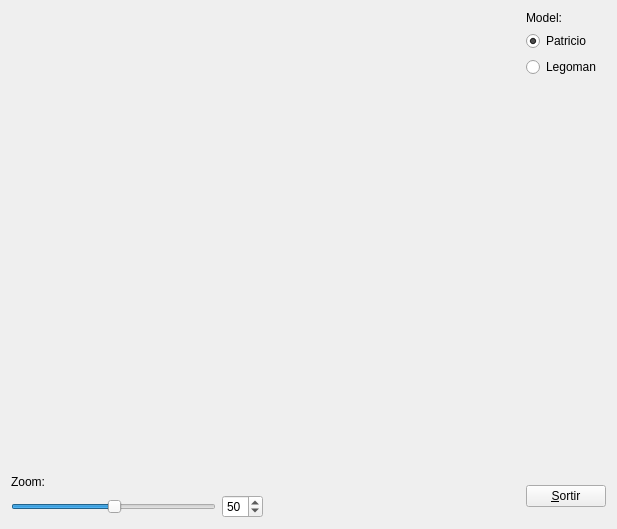
<?xml version="1.0" encoding="UTF-8"?>
<ui version="4.0">
 <class>MyForm</class>
 <widget class="QWidget" name="MyForm">
  <property name="geometry">
   <rect>
    <x>0</x>
    <y>0</y>
    <width>617</width>
    <height>529</height>
   </rect>
  </property>
  <property name="windowTitle">
   <string>IDI-Lab</string>
  </property>
  <layout class="QGridLayout" name="gridLayout_3">
   <item row="0" column="0">
    <layout class="QGridLayout" name="gridLayout_2">
     <item row="0" column="0" rowspan="2" colspan="2">
      <widget class="MyGLWidget" name="widget" native="true">
       <property name="sizePolicy">
        <sizepolicy hsizetype="Expanding" vsizetype="Expanding">
         <horstretch>0</horstretch>
         <verstretch>0</verstretch>
        </sizepolicy>
       </property>
       <property name="minimumSize">
        <size>
         <width>50</width>
         <height>50</height>
        </size>
       </property>
      </widget>
     </item>
     <item row="0" column="2">
      <layout class="QVBoxLayout" name="verticalLayout">
       <item>
        <widget class="QLabel" name="label_2">
         <property name="text">
          <string>Model:</string>
         </property>
        </widget>
       </item>
       <item>
        <widget class="QRadioButton" name="radioButton">
         <property name="text">
          <string>Patricio</string>
         </property>
         <property name="checked">
          <bool>true</bool>
         </property>
        </widget>
       </item>
       <item>
        <widget class="QRadioButton" name="radioButton_2">
         <property name="text">
          <string>Legoman</string>
         </property>
        </widget>
       </item>
      </layout>
     </item>
     <item row="1" column="2">
      <spacer name="verticalSpacer">
       <property name="orientation">
        <enum>Qt::Vertical</enum>
       </property>
       <property name="sizeHint" stdset="0">
        <size>
         <width>20</width>
         <height>422</height>
        </size>
       </property>
      </spacer>
     </item>
     <item row="2" column="0">
      <layout class="QGridLayout" name="gridLayout">
       <item row="0" column="0">
        <widget class="QLabel" name="label">
         <property name="text">
          <string>Zoom:</string>
         </property>
        </widget>
       </item>
       <item row="1" column="0">
        <widget class="QSlider" name="horizontalSlider">
         <property name="value">
          <number>50</number>
         </property>
         <property name="orientation">
          <enum>Qt::Horizontal</enum>
         </property>
        </widget>
       </item>
       <item row="1" column="1">
        <widget class="QSpinBox" name="spinBox">
         <property name="value">
          <number>50</number>
         </property>
        </widget>
       </item>
      </layout>
     </item>
     <item row="2" column="1">
      <spacer name="horizontalSpacer">
       <property name="orientation">
        <enum>Qt::Horizontal</enum>
       </property>
       <property name="sizeHint" stdset="0">
        <size>
         <width>238</width>
         <height>20</height>
        </size>
       </property>
      </spacer>
     </item>
     <item row="2" column="2">
      <widget class="QPushButton" name="pushButton">
       <property name="sizePolicy">
        <sizepolicy hsizetype="Fixed" vsizetype="Fixed">
         <horstretch>0</horstretch>
         <verstretch>0</verstretch>
        </sizepolicy>
       </property>
       <property name="text">
        <string>&amp;Sortir</string>
       </property>
      </widget>
     </item>
    </layout>
   </item>
  </layout>
 </widget>
 <customwidgets>
  <customwidget>
   <class>MyGLWidget</class>
   <extends>QWidget</extends>
   <header>MyGLWidget.h</header>
   <container>1</container>
   <slots>
    <signal>getZoom(int)</signal>
    <slot>setZoom(int)</slot>
    <slot>activaPatricio()</slot>
    <slot>activaLegoman()</slot>
   </slots>
  </customwidget>
 </customwidgets>
 <resources/>
 <connections>
  <connection>
   <sender>pushButton</sender>
   <signal>clicked()</signal>
   <receiver>MyForm</receiver>
   <slot>close()</slot>
   <hints>
    <hint type="sourcelabel">
     <x>571</x>
     <y>478</y>
    </hint>
    <hint type="destinationlabel">
     <x>590</x>
     <y>500</y>
    </hint>
   </hints>
  </connection>
  <connection>
   <sender>horizontalSlider</sender>
   <signal>valueChanged(int)</signal>
   <receiver>spinBox</receiver>
   <slot>setValue(int)</slot>
   <hints>
    <hint type="sourcelabel">
     <x>90</x>
     <y>478</y>
    </hint>
    <hint type="destinationlabel">
     <x>206</x>
     <y>487</y>
    </hint>
   </hints>
  </connection>
  <connection>
   <sender>spinBox</sender>
   <signal>valueChanged(int)</signal>
   <receiver>horizontalSlider</receiver>
   <slot>setValue(int)</slot>
   <hints>
    <hint type="sourcelabel">
     <x>214</x>
     <y>467</y>
    </hint>
    <hint type="destinationlabel">
     <x>137</x>
     <y>471</y>
    </hint>
   </hints>
  </connection>
  <connection>
   <sender>horizontalSlider</sender>
   <signal>valueChanged(int)</signal>
   <receiver>widget</receiver>
   <slot>setZoom(int)</slot>
   <hints>
    <hint type="sourcelabel">
     <x>50</x>
     <y>475</y>
    </hint>
    <hint type="destinationlabel">
     <x>67</x>
     <y>391</y>
    </hint>
   </hints>
  </connection>
  <connection>
   <sender>spinBox</sender>
   <signal>valueChanged(int)</signal>
   <receiver>widget</receiver>
   <slot>setZoom(int)</slot>
   <hints>
    <hint type="sourcelabel">
     <x>223</x>
     <y>476</y>
    </hint>
    <hint type="destinationlabel">
     <x>212</x>
     <y>391</y>
    </hint>
   </hints>
  </connection>
  <connection>
   <sender>widget</sender>
   <signal>getZoom(int)</signal>
   <receiver>horizontalSlider</receiver>
   <slot>setValue(int)</slot>
   <hints>
    <hint type="sourcelabel">
     <x>146</x>
     <y>301</y>
    </hint>
    <hint type="destinationlabel">
     <x>152</x>
     <y>477</y>
    </hint>
   </hints>
  </connection>
  <connection>
   <sender>widget</sender>
   <signal>getZoom(int)</signal>
   <receiver>spinBox</receiver>
   <slot>setValue(int)</slot>
   <hints>
    <hint type="sourcelabel">
     <x>278</x>
     <y>351</y>
    </hint>
    <hint type="destinationlabel">
     <x>223</x>
     <y>466</y>
    </hint>
   </hints>
  </connection>
  <connection>
   <sender>radioButton_2</sender>
   <signal>pressed()</signal>
   <receiver>widget</receiver>
   <slot>activaLegoman()</slot>
   <hints>
    <hint type="sourcelabel">
     <x>529</x>
     <y>71</y>
    </hint>
    <hint type="destinationlabel">
     <x>463</x>
     <y>179</y>
    </hint>
   </hints>
  </connection>
  <connection>
   <sender>radioButton</sender>
   <signal>pressed()</signal>
   <receiver>widget</receiver>
   <slot>activaPatricio()</slot>
   <hints>
    <hint type="sourcelabel">
     <x>506</x>
     <y>44</y>
    </hint>
    <hint type="destinationlabel">
     <x>455</x>
     <y>136</y>
    </hint>
   </hints>
  </connection>
 </connections>
</ui>
